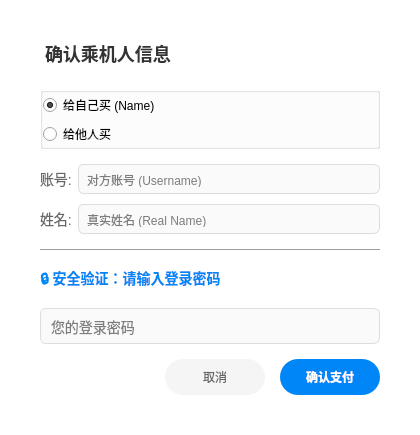
<?xml version="1.0" encoding="UTF-8"?>
<ui version="4.0">
 <class>PassengerConfirmDialog</class>
 <widget class="QDialog" name="PassengerConfirmDialog">
  <property name="geometry">
   <rect>
    <x>0</x>
    <y>0</y>
    <width>420</width>
    <height>420</height>
   </rect>
  </property>
  <property name="windowTitle">
   <string>确认乘机人</string>
  </property>
  <property name="styleSheet">
   <string notr="true">QDialog { background: transparent; }
QWidget { font-family: 'Microsoft YaHei', 'Arial'; }</string>
  </property>
  <layout class="QVBoxLayout" name="verticalLayout">
   <property name="spacing">
    <number>0</number>
   </property>
   <property name="leftMargin">
    <number>10</number>
   </property>
   <property name="topMargin">
    <number>10</number>
   </property>
   <property name="rightMargin">
    <number>10</number>
   </property>
   <property name="bottomMargin">
    <number>10</number>
   </property>
   <item>
    <widget class="QFrame" name="mainFrame">
     <property name="styleSheet">
      <string notr="true">#mainFrame {
	background: white;
	border-radius: 12px;
}</string>
     </property>
     <property name="frameShape">
      <enum>QFrame::StyledPanel</enum>
     </property>
     <property name="frameShadow">
      <enum>QFrame::Raised</enum>
     </property>
     <layout class="QVBoxLayout" name="verticalLayout_Main">
      <property name="spacing">
       <number>15</number>
      </property>
      <property name="leftMargin">
       <number>30</number>
      </property>
      <property name="topMargin">
       <number>30</number>
      </property>
      <property name="rightMargin">
       <number>30</number>
      </property>
      <property name="bottomMargin">
       <number>30</number>
      </property>
      <item>
       <widget class="QLabel" name="label_title">
        <property name="styleSheet">
         <string notr="true">font-size: 18px; font-weight: bold; color: #333; margin-bottom: 5px;</string>
        </property>
        <property name="text">
         <string>确认乘机人信息</string>
        </property>
       </widget>
      </item>
      <item>
       <widget class="QGroupBox" name="groupBox_Radios">
        <property name="styleSheet">
         <string notr="true">border:none; QRadioButton { padding: 5px; color: #333; font-size: 14px; }</string>
        </property>
        <property name="title">
         <string/>
        </property>
        <layout class="QVBoxLayout" name="verticalLayout_Radios">
         <property name="spacing">
          <number>5</number>
         </property>
         <property name="leftMargin">
          <number>0</number>
         </property>
         <property name="topMargin">
          <number>0</number>
         </property>
         <property name="rightMargin">
          <number>0</number>
         </property>
         <property name="bottomMargin">
          <number>0</number>
         </property>
         <item>
          <widget class="QRadioButton" name="rbSelf">
           <property name="text">
            <string>给自己买 (Name)</string>
           </property>
           <property name="checked">
            <bool>true</bool>
           </property>
          </widget>
         </item>
         <item>
          <widget class="QRadioButton" name="rbOther">
           <property name="text">
            <string>给他人买</string>
           </property>
          </widget>
         </item>
        </layout>
       </widget>
      </item>
      <item>
       <!-- 他人信息表单，默认隐藏 (visible=false) -->
       <widget class="QWidget" name="formContainer" native="true">
        <property name="visible">
         <bool>false</bool>
        </property>
        <layout class="QFormLayout" name="formLayout">
         <property name="leftMargin">
          <number>0</number>
         </property>
         <property name="topMargin">
          <number>0</number>
         </property>
         <property name="rightMargin">
          <number>0</number>
         </property>
         <property name="bottomMargin">
          <number>0</number>
         </property>
         <property name="verticalSpacing">
          <number>10</number>
         </property>
         <item row="0" column="0">
          <widget class="QLabel" name="label_user">
           <property name="styleSheet">
            <string notr="true">color: #666; font-size: 14px;</string>
           </property>
           <property name="text">
            <string>账号:</string>
           </property>
          </widget>
         </item>
         <item row="0" column="1">
          <widget class="QLineEdit" name="leOtherUser">
           <property name="styleSheet">
            <string notr="true">border: 1px solid #DDD; border-radius: 6px; padding: 6px; background: #FAFAFA;</string>
           </property>
           <property name="placeholderText">
            <string>对方账号 (Username)</string>
           </property>
          </widget>
         </item>
         <item row="1" column="0">
          <widget class="QLabel" name="label_name">
           <property name="styleSheet">
            <string notr="true">color: #666; font-size: 14px;</string>
           </property>
           <property name="text">
            <string>姓名:</string>
           </property>
          </widget>
         </item>
         <item row="1" column="1">
          <widget class="QLineEdit" name="leOtherName">
           <property name="styleSheet">
            <string notr="true">border: 1px solid #DDD; border-radius: 6px; padding: 6px; background: #FAFAFA;</string>
           </property>
           <property name="placeholderText">
            <string>真实姓名 (Real Name)</string>
           </property>
          </widget>
         </item>
        </layout>
       </widget>
      </item>
      <item>
       <widget class="Line" name="line">
        <property name="orientation">
         <enum>Qt::Horizontal</enum>
        </property>
       </widget>
      </item>
      <item>
       <widget class="QLabel" name="label_security">
        <property name="styleSheet">
         <string notr="true">color: #0086F6; font-weight: bold; font-size: 14px;</string>
        </property>
        <property name="text">
         <string>🔒 安全验证：请输入登录密码</string>
        </property>
       </widget>
      </item>
      <item>
       <widget class="QLineEdit" name="leMyPwd">
        <property name="styleSheet">
         <string notr="true">border: 1px solid #DDD; border-radius: 6px; padding: 8px; background: #FAFAFA; font-size: 14px;</string>
        </property>
        <property name="echoMode">
         <enum>QLineEdit::Password</enum>
        </property>
        <property name="placeholderText">
         <string>您的登录密码</string>
        </property>
       </widget>
      </item>
      <item>
       <spacer name="verticalSpacer">
        <property name="orientation">
         <enum>Qt::Vertical</enum>
        </property>
        <property name="sizeHint" stdset="0">
         <size>
          <width>20</width>
          <height>40</height>
         </size>
        </property>
       </spacer>
      </item>
      <item>
       <layout class="QHBoxLayout" name="horizontalLayout_Btns">
        <item>
         <spacer name="horizontalSpacer">
          <property name="orientation">
           <enum>Qt::Horizontal</enum>
          </property>
          <property name="sizeHint" stdset="0">
           <size>
            <width>40</width>
            <height>20</height>
           </size>
          </property>
         </spacer>
        </item>
        <item>
         <widget class="QPushButton" name="btnCancel">
          <property name="minimumSize">
           <size>
            <width>100</width>
            <height>36</height>
           </size>
          </property>
          <property name="cursor">
           <cursorShape>PointingHandCursor</cursorShape>
          </property>
          <property name="styleSheet">
           <string notr="true">QPushButton { background: #F5F5F5; color: #666; border: none; border-radius: 18px; } QPushButton:hover { background: #E0E0E0; }</string>
          </property>
          <property name="text">
           <string>取消</string>
          </property>
         </widget>
        </item>
        <item>
         <widget class="QPushButton" name="btnOk">
          <property name="minimumSize">
           <size>
            <width>100</width>
            <height>36</height>
           </size>
          </property>
          <property name="cursor">
           <cursorShape>PointingHandCursor</cursorShape>
          </property>
          <property name="styleSheet">
           <string notr="true">QPushButton { background: #0086F6; color: white; border: none; border-radius: 18px; font-weight: bold; } QPushButton:hover { background: #0076D6; }</string>
          </property>
          <property name="text">
           <string>确认支付</string>
          </property>
         </widget>
        </item>
       </layout>
      </item>
     </layout>
    </widget>
   </item>
  </layout>
 </widget>
 <resources/>
 <connections/>
</ui>
